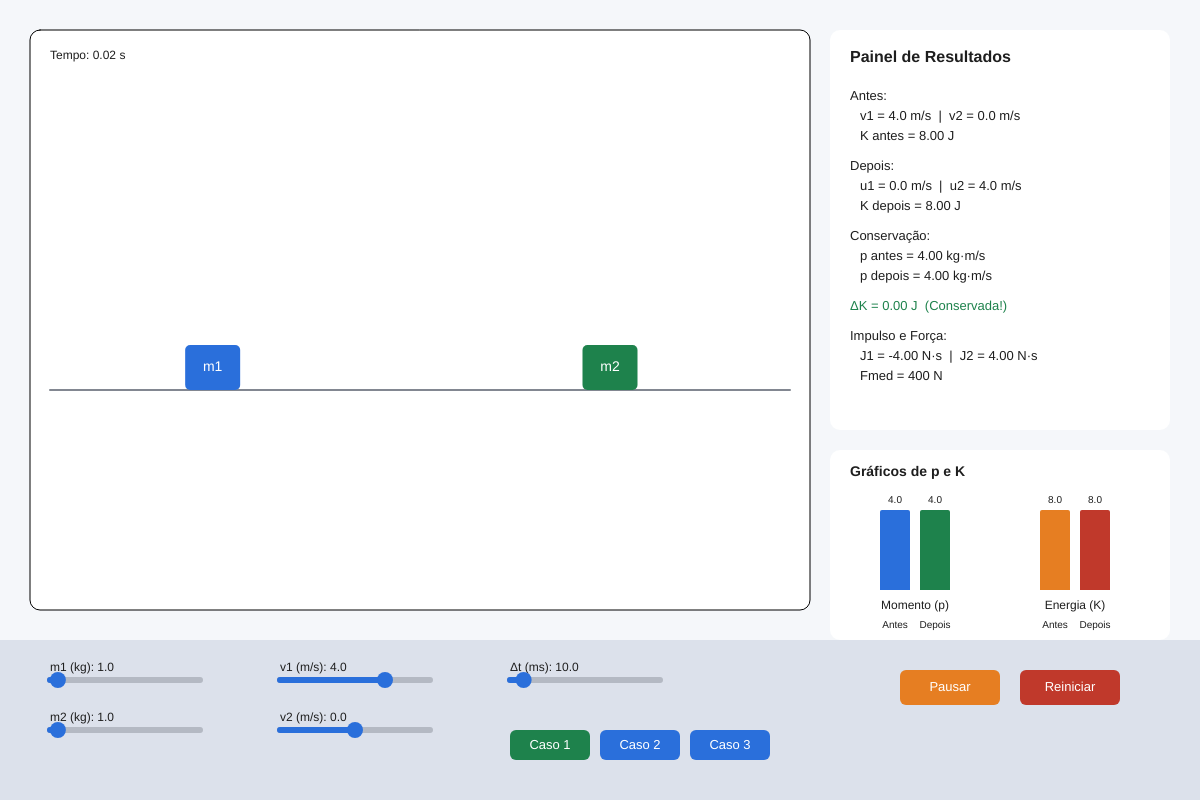
Frame 1 (no input)
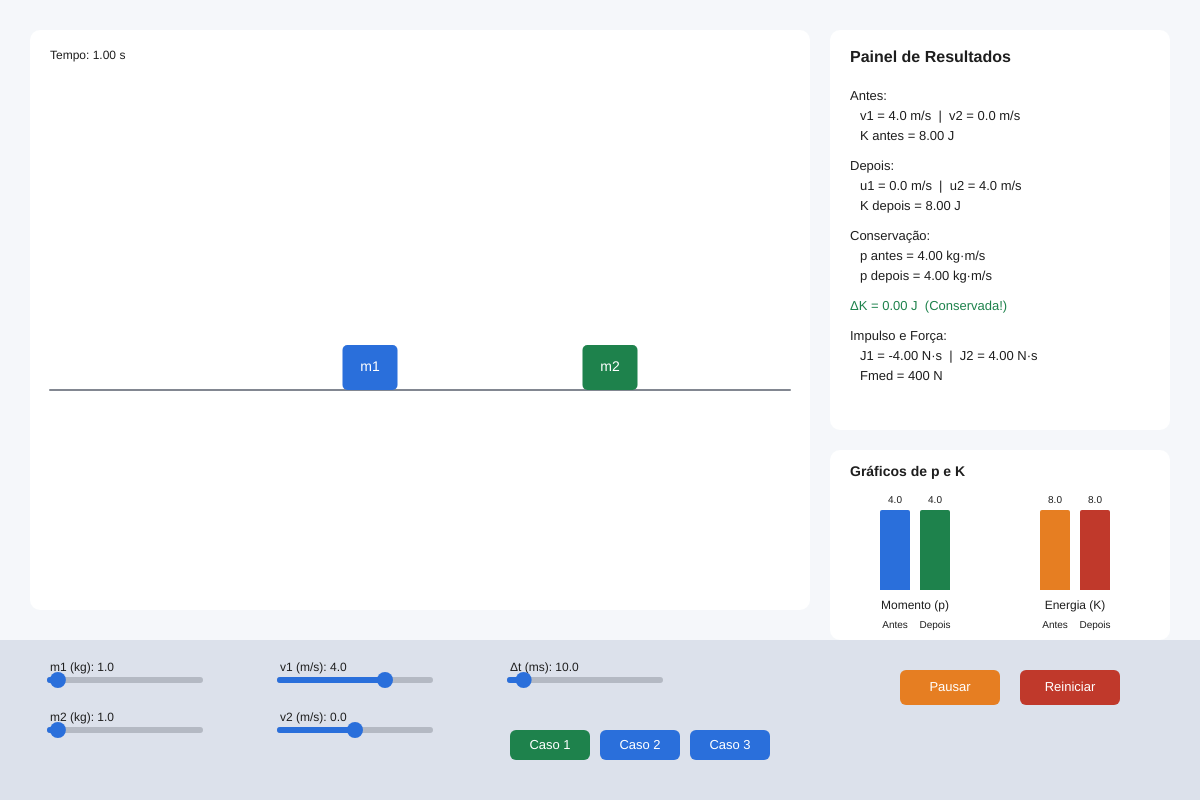
Frame 60 (no input)
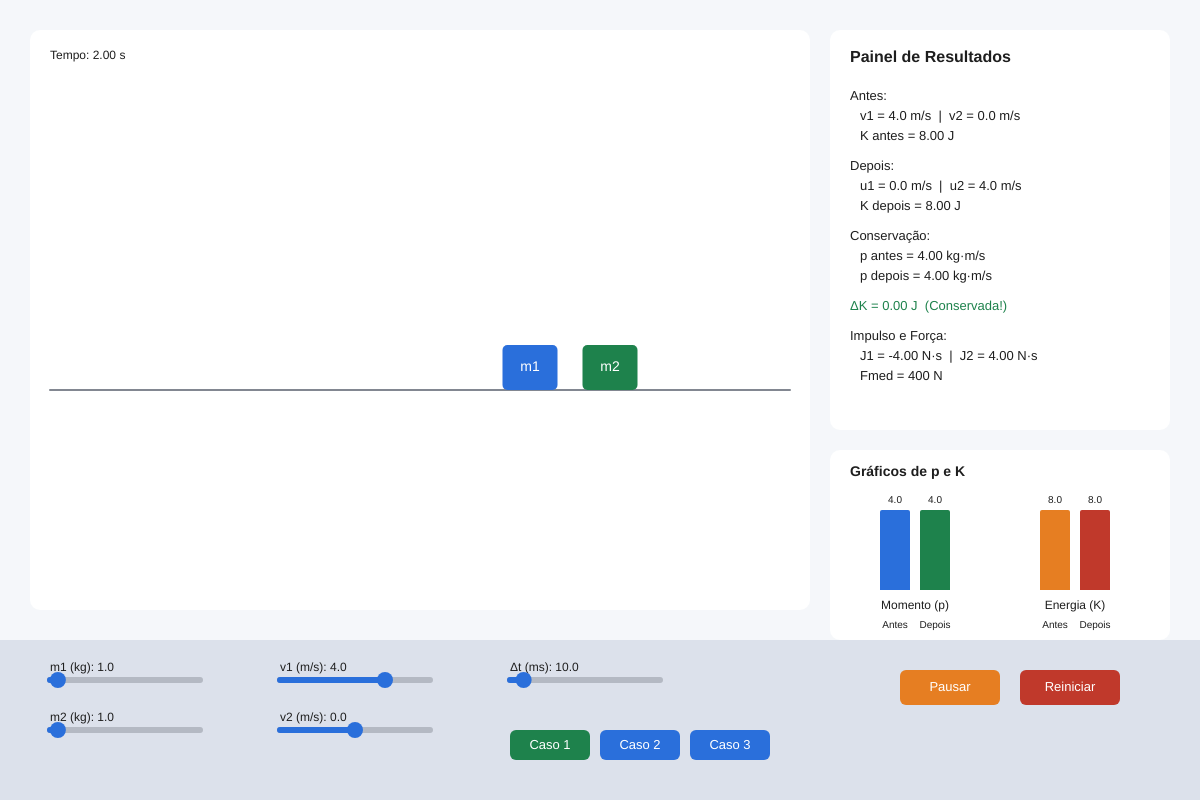
Frame 120 (the mouse pressed at the canvas centre since frame 60)

The p5.js sketch that drew these frames (run headless with seeded random() and noise() and a simulated clock; from frame 60 on, the mouse is pressed at the canvas centre):

// p5.js sketch
// ── sketch.js
// =============================================================
//  ADO_3 — Colisões Unidimensionais (Opção A - Elástica)
//  Mecânica e Física Moderna
// =============================================================

const LARGURA = 1200;
const ALTURA = 800;

// Cores
const COR_FUNDO   = [245, 247, 250];
const COR_PRETO   = [30, 30, 30];
const COR_CINZA   = [130, 135, 145];
const COR_AZUL    = [42, 111, 219];
const COR_VERDE   = [30, 130, 76];
const COR_VERMELHO= [192, 57, 43];
const COR_LARANJA = [230, 126, 34];
const COR_BRANCO  = [255, 255, 255];

// Física e Estado Global
let m1 = 1.0, m2 = 1.0, v1 = 4.0, v2 = 0.0, dt_ms = 10.0;
let u1 = 0.0, u2 = 0.0; // velocidades depois
let t = 0.0;            // tempo atual
let pausado = false;
let colidiu = false;

// Constantes do cenário (pixels e metros)
const ESCALA = 40;       // 1 metro = 40 pixels
const RAIO_PISTA = 200;  // distância inicial dos centros ao meio
const LARGURA_BLOCO_BASE = 40;

// Variáveis para calcular o momento exato do choque
let tc = 0.0;
let x1_0 = 0.0, x2_0 = 0.0;

// UI
let sliders = {};
let botoes = {};
let sliderAtivo = null;

// =============================================================
// FÍSICA — Fórmulas Fechadas
// =============================================================
function calcularColisao() {
  // Se v1 <= v2, nunca haverá colisão
  if (v1 <= v2) {
    colidiu = false;
    tc = Infinity;
    u1 = v1; u2 = v2;
    return;
  }

  // Fórmulas da colisão elástica
  u1 = ((m1 - m2) * v1 + 2 * m2 * v2) / (m1 + m2);
  u2 = ((m2 - m1) * v2 + 2 * m1 * v1) / (m1 + m2);

  // Posições iniciais (m1 à esquerda, m2 à direita)
  x1_0 = -RAIO_PISTA / ESCALA;
  x2_0 =  RAIO_PISTA / ESCALA;

  // Tempo de colisão: x1(t) + meia_largura1 == x2(t) - meia_largura2
  // Considerando os tamanhos visuais dos blocos
  let L1 = (LARGURA_BLOCO_BASE + m1 * 15) / ESCALA;
  let L2 = (LARGURA_BLOCO_BASE + m2 * 15) / ESCALA;
  
  let x_alvo = (L1 + L2) / 2; // distância que precisam percorrer
  // x1(t) = x1_0 + v1*t; x2(t) = x2_0 + v2*t
  // x2(t) - x1(t) = x_alvo
  tc = (x2_0 - x1_0 - x_alvo) / (v1 - v2);
}

function getPosicoes() {
  let x1, x2;
  if (t < tc) {
    // Antes da colisão (MRU)
    x1 = x1_0 + v1 * t;
    x2 = x2_0 + v2 * t;
  } else {
    // Depois da colisão (MRU)
    // Precisamos ancorar as posições no momento tc para não "pular"
    let x1c = x1_0 + v1 * tc;
    let x2c = x2_0 + v2 * tc;
    x1 = x1c + u1 * (t - tc);
    x2 = x2c + u2 * (t - tc);
  }
  return { x1, x2 };
}

// =============================================================
// SETUP
// =============================================================
function setup() {
  createCanvas(LARGURA, ALTURA);
  textFont("Arial");
  
  criarSliders();
  criarBotoes();
  aplicarCaso(1); // Inicia no Caso 1
}

function criarSliders() {
  // Sliders no rodapé
  sliders.m1 = { x: 50, y: 680, w: 150, val: m1, min: 0.5, max: 10, step: 0.1, label: "m1 (kg)" };
  sliders.m2 = { x: 50, y: 730, w: 150, val: m2, min: 0.5, max: 10, step: 0.1, label: "m2 (kg)" };
  
  sliders.v1 = { x: 280, y: 680, w: 150, val: v1, min: -10, max: 10, step: 0.1, label: "v1 (m/s)" };
  sliders.v2 = { x: 280, y: 730, w: 150, val: v2, min: -10, max: 10, step: 0.1, label: "v2 (m/s)" };
  
  sliders.dt = { x: 510, y: 680, w: 150, val: dt_ms, min: 1, max: 100, step: 1, label: "Δt (ms)" };
}

function criarBotoes() {
  botoes.pausar = { x: 900, y: 670, w: 100, h: 35, label: "Pausar" };
  botoes.reiniciar = { x: 1020, y: 670, w: 100, h: 35, label: "Reiniciar" };
  
  botoes.c1 = { x: 510, y: 730, w: 80, h: 30, label: "Caso 1" };
  botoes.c2 = { x: 600, y: 730, w: 80, h: 30, label: "Caso 2" };
  botoes.c3 = { x: 690, y: 730, w: 80, h: 30, label: "Caso 3" };
}

// =============================================================
// LÓGICA DE ESTADO
// =============================================================
function aplicarCaso(caso) {
  pausado = false;
  if (caso === 1) {
    m1 = 1; m2 = 1; v1 = 4; v2 = 0;
  } else if (caso === 2) {
    m1 = 1; m2 = 4; v1 = 5; v2 = 0;
  } else if (caso === 3) {
    m1 = 4; m2 = 1; v1 = 5; v2 = 0;
  }
  // Atualiza os sliders
  sliders.m1.val = m1; sliders.m2.val = m2; sliders.v1.val = v1; sliders.v2.val = v2;
  reiniciarSimulacao();
}

function reiniciarSimulacao() {
  t = 0;
  colidiu = false;
  pausado = false;
  calcularColisao();
}

// =============================================================
// DRAW — Loop Principal
// =============================================================
function draw() {
  background(COR_FUNDO);
  
  if (!pausado) {
    t += (deltaTime / 1000.0);
  }

  // Física: os dados do painel dependem se já colidiu
  let p_antes = m1 * v1 + m2 * v2;
  let p_depois = m1 * u1 + m2 * u2;
  
  let K_antes = 0.5 * m1 * v1 * v1 + 0.5 * m2 * v2 * v2;
  let K_depois = 0.5 * m1 * u1 * u1 + 0.5 * m2 * u2 * u2;
  let dK = K_depois - K_antes;
  
  let J1 = m1 * (u1 - v1);
  let J2 = m2 * (u2 - v2);
  let F_med = abs(J1) / (dt_ms / 1000.0);

  desenharCenario();
  desenharPainel(p_antes, p_depois, K_antes, K_depois, dK, J1, J2, F_med);
  desenharGraficosBarras(p_antes, p_depois, K_antes, K_depois);
  desenharUI();
}

// =============================================================
// DESENHOS — Cenário e Animação
// =============================================================
function desenharCenario() {
  // Fundo do cenário
  fill(COR_BRANCO);
  rect(30, 30, 780, 580, 10);
  
  // Linha do chão
  stroke(COR_CINZA);
  strokeWeight(2);
  let yChao = 350;
  line(50, yChao + 40, 790, yChao + 40);
  noStroke();

  // Mensagem de sem colisão
  if (v1 <= v2) {
    fill(COR_VERMELHO);
    textSize(18);
    textAlign(CENTER, CENTER);
    text("Sem colisão (v1 ≤ v2)", 420, yChao - 100);
    textAlign(LEFT, TOP);
  }

  // Posição atual
  let pos = getPosicoes();
  
  // Converte metros para pixels e centraliza
  let cx = 410; 
  let px1 = cx + pos.x1 * ESCALA;
  let px2 = cx + pos.x2 * ESCALA;

  // Tamanhos visuais
  let L1 = LARGURA_BLOCO_BASE + m1 * 15;
  let L2 = LARGURA_BLOCO_BASE + m2 * 15;
  let H1 = 40 + m1 * 5;
  let H2 = 40 + m2 * 5;

  // Bloco 1 (Azul)
  fill(COR_AZUL);
  rectMode(CENTER);
  rect(px1, yChao + 40 - H1/2, L1, H1, 5);
  
  // Bloco 2 (Verde)
  fill(COR_VERDE);
  rect(px2, yChao + 40 - H2/2, L2, H2, 5);
  
  // Rótulos
  fill(COR_BRANCO);
  textSize(14);
  textAlign(CENTER, CENTER);
  text("m1", px1, yChao + 40 - H1/2);
  text("m2", px2, yChao + 40 - H2/2);
  
  rectMode(CORNER);
  textAlign(LEFT, TOP);
  fill(COR_PRETO);
  textSize(12);
  text("Tempo: " + t.toFixed(2) + " s", 50, 50);
}

// =============================================================
// DESENHOS — Painel de Resultados
// =============================================================
function desenharPainel(p_antes, p_depois, K_antes, K_depois, dK, J1, J2, F_med) {
  let px = 830, py = 30, pw = 340, ph = 400;
  fill(COR_BRANCO);
  rect(px, py, pw, ph, 10);
  
  fill(COR_PRETO);
  textSize(16);
  textStyle(BOLD);
  text("Painel de Resultados", px + 20, py + 20);
  textStyle(NORMAL);
  textSize(13);
  
  let y = py + 60;
  let dy = 20;

  text("Antes:", px + 20, y); y += dy;
  text("v1 = " + v1.toFixed(1) + " m/s  |  v2 = " + v2.toFixed(1) + " m/s", px + 30, y); y += dy;
  text("K antes = " + K_antes.toFixed(2) + " J", px + 30, y); y += dy;
  
  y += 10;
  text("Depois:", px + 20, y); y += dy;
  text("u1 = " + u1.toFixed(1) + " m/s  |  u2 = " + u2.toFixed(1) + " m/s", px + 30, y); y += dy;
  text("K depois = " + K_depois.toFixed(2) + " J", px + 30, y); y += dy;
  
  y += 10;
  text("Conservação:", px + 20, y); y += dy;
  text("p antes = " + p_antes.toFixed(2) + " kg·m/s", px + 30, y); y += dy;
  text("p depois = " + p_depois.toFixed(2) + " kg·m/s", px + 30, y); y += dy;
  
  y += 10;
  fill(COR_VERDE);
  if (abs(dK) < 0.01) {
    text("ΔK = " + dK.toFixed(2) + " J  (Conservada!)", px + 20, y); y += dy;
  } else {
    fill(COR_VERMELHO);
    text("ΔK = " + dK.toFixed(2) + " J", px + 20, y); y += dy;
  }

  fill(COR_PRETO);
  y += 10;
  text("Impulso e Força:", px + 20, y); y += dy;
  text("J1 = " + J1.toFixed(2) + " N·s  |  J2 = " + J2.toFixed(2) + " N·s", px + 30, y); y += dy;
  text("Fmed = " + F_med.toFixed(0) + " N", px + 30, y);
}

// =============================================================
// DESENHOS — Gráficos de Barras (R4) — CORRIGIDO E AMPLIADO
// =============================================================
function desenharGraficosBarras(p_antes, p_depois, K_antes, K_depois) {
  // Aumentei a altura da caixa para 190 e abaixei um pouco (py = 450)
  let px = 830, py = 450, pw = 340, ph = 190; 
  fill(COR_BRANCO);
  rect(px, py, pw, ph, 10);
  
  fill(COR_PRETO);
  textSize(14);
  textStyle(BOLD);
  text("Gráficos de p e K", px + 20, py + 15);
  textStyle(NORMAL);
  
  // Linha de base das barras
  let baseY = py + 140; 
  
  // --- Barras de Momento (p) ---
  let bx1 = px + 50;
  let maxP = max(abs(p_antes), abs(p_depois), 1);
  
  let hP_antes = map(abs(p_antes), 0, maxP, 0, 80); 
  fill(COR_AZUL);
  rect(bx1, baseY - hP_antes, 30, hP_antes, 2, 2, 0, 0);
  
  let hP_depois = map(abs(p_depois), 0, maxP, 0, 80);
  fill(COR_VERDE);
  rect(bx1 + 40, baseY - hP_depois, 30, hP_depois, 2, 2, 0, 0);
  
  // Valores numéricos em cima das barras de p
  fill(COR_PRETO);
  textSize(10);
  textAlign(CENTER, BOTTOM);
  text(p_antes.toFixed(1), bx1 + 15, baseY - hP_antes - 5);
  text(p_depois.toFixed(1), bx1 + 55, baseY - hP_depois - 5);
  
  // Labels de Momento
  textSize(12);
  textAlign(CENTER, TOP);
  text("Momento (p)", bx1 + 35, baseY + 10);
  textSize(10);
  text("Antes", bx1 + 15, baseY + 30);
  text("Depois", bx1 + 55, baseY + 30);
  
  // --- Barras de Energia (K) ---
  let bx2 = px + 210;
  let maxK = max(K_antes, K_depois, 1);
  
  let hK_antes = map(K_antes, 0, maxK, 0, 80);
  fill(COR_LARANJA);
  rect(bx2, baseY - hK_antes, 30, hK_antes, 2, 2, 0, 0);
  
  let hK_depois = map(K_depois, 0, maxK, 0, 80);
  fill(COR_VERMELHO);
  rect(bx2 + 40, baseY - hK_depois, 30, hK_depois, 2, 2, 0, 0);
  
  // Valores numéricos em cima das barras de K
  fill(COR_PRETO);
  textAlign(CENTER, BOTTOM);
  text(K_antes.toFixed(1), bx2 + 15, baseY - hK_antes - 5);
  text(K_depois.toFixed(1), bx2 + 55, baseY - hK_depois - 5);
  
  // Labels de Energia
  textAlign(CENTER, TOP);
  textSize(12);
  text("Energia (K)", bx2 + 35, baseY + 10);
  textSize(10);
  text("Antes", bx2 + 15, baseY + 30);
  text("Depois", bx2 + 55, baseY + 30);
  
  textAlign(LEFT, TOP);
}

// =============================================================
// DESENHOS — UI (Sliders e Botões)
// =============================================================
function desenharUI() {
  // Fundo do rodapé
  fill(220, 225, 235);
  rect(0, 640, LARGURA, ALTURA - 640);
  
  // Sliders
  for (let k in sliders) {
    let s = sliders[k];
    fill(COR_PRETO);
    textSize(12);
    text(s.label + ": " + s.val.toFixed(1), s.x, s.y - 18);
    
    // Trilha
    stroke(180, 185, 195);
    strokeWeight(6);
    strokeCap(ROUND);
    line(s.x, s.y, s.x + s.w, s.y);
    
    // Preenchimento
    let prop = constrain((s.val - s.min) / (s.max - s.min), 0, 1);
    stroke(COR_AZUL);
    line(s.x, s.y, s.x + prop * s.w, s.y);
    
    // Bolinha
    noStroke();
    fill(COR_AZUL);
    circle(s.x + prop * s.w, s.y, 16);
  }
  
  // Botões
  for (let k in botoes) {
    let b = botoes[k];
    let cor = (k === "pausar") ? COR_LARANJA : (k === "reiniciar") ? COR_VERMELHO : COR_CINZA;
    
    // Cor diferente para o caso ativo (simplificado: só verifica se o texto é igual)
    if (k.startsWith("c")) {
      cor = COR_AZUL;
      // Lógica para destacar o caso atual
      if ((k==="c1" && m1===1 && m2===1 && v1===4) || 
          (k==="c2" && m1===1 && m2===4 && v1===5) || 
          (k==="c3" && m1===4 && m2===1 && v1===5)) {
         cor = COR_VERDE;
      }
    }
    
    fill(cor);
    noStroke();
    rect(b.x, b.y, b.w, b.h, 6);
    
    fill(COR_BRANCO);
    textSize(13);
    textAlign(CENTER, CENTER);
    text(b.label, b.x + b.w/2, b.y + b.h/2);
  }
  textAlign(LEFT, TOP);
}

// =============================================================
// EVENTOS DE MOUSE
// =============================================================
function mousePressed() {
  // Verifica Sliders
  for (let k in sliders) {
    let s = sliders[k];
    if (mouseX >= s.x - 10 && mouseX <= s.x + s.w + 10 && abs(mouseY - s.y) <= 15) {
      sliderAtivo = k;
      atualizarSlider(k, mouseX);
      return;
    }
  }

  // Verifica Botões
  for (let k in botoes) {
    let b = botoes[k];
    if (mouseX >= b.x && mouseX <= b.x + b.w && mouseY >= b.y && mouseY <= b.y + b.h) {
      if (k === "pausar") {
        pausado = !pausado;
        botoes.pausar.label = pausado ? "Continuar" : "Pausar";
      } else if (k === "reiniciar") {
        reiniciarSimulacao();
      } else if (k === "c1") {
        aplicarCaso(1);
      } else if (k === "c2") {
        aplicarCaso(2);
      } else if (k === "c3") {
        aplicarCaso(3);
      }
      return;
    }
  }
}

function mouseDragged() {
  if (sliderAtivo) {
    atualizarSlider(sliderAtivo, mouseX);
  }
}

function mouseReleased() {
  sliderAtivo = null;
}

function atualizarSlider(chave, mx) {
  let s = sliders[chave];
  let prop = constrain((mx - s.x) / s.w, 0, 1);
  let novoValor = s.min + prop * (s.max - s.min);
  
  // Arredonda
  s.val = round(novoValor / s.step) * s.step;

  // Atualiza variável global
  if (chave === "m1") m1 = s.val;
  if (chave === "m2") m2 = s.val;
  if (chave === "v1") v1 = s.val;
  if (chave === "v2") v2 = s.val;
  if (chave === "dt") dt_ms = s.val;

  // Sempre que mexe em um slider, reinicia
  reiniciarSimulacao();
}
